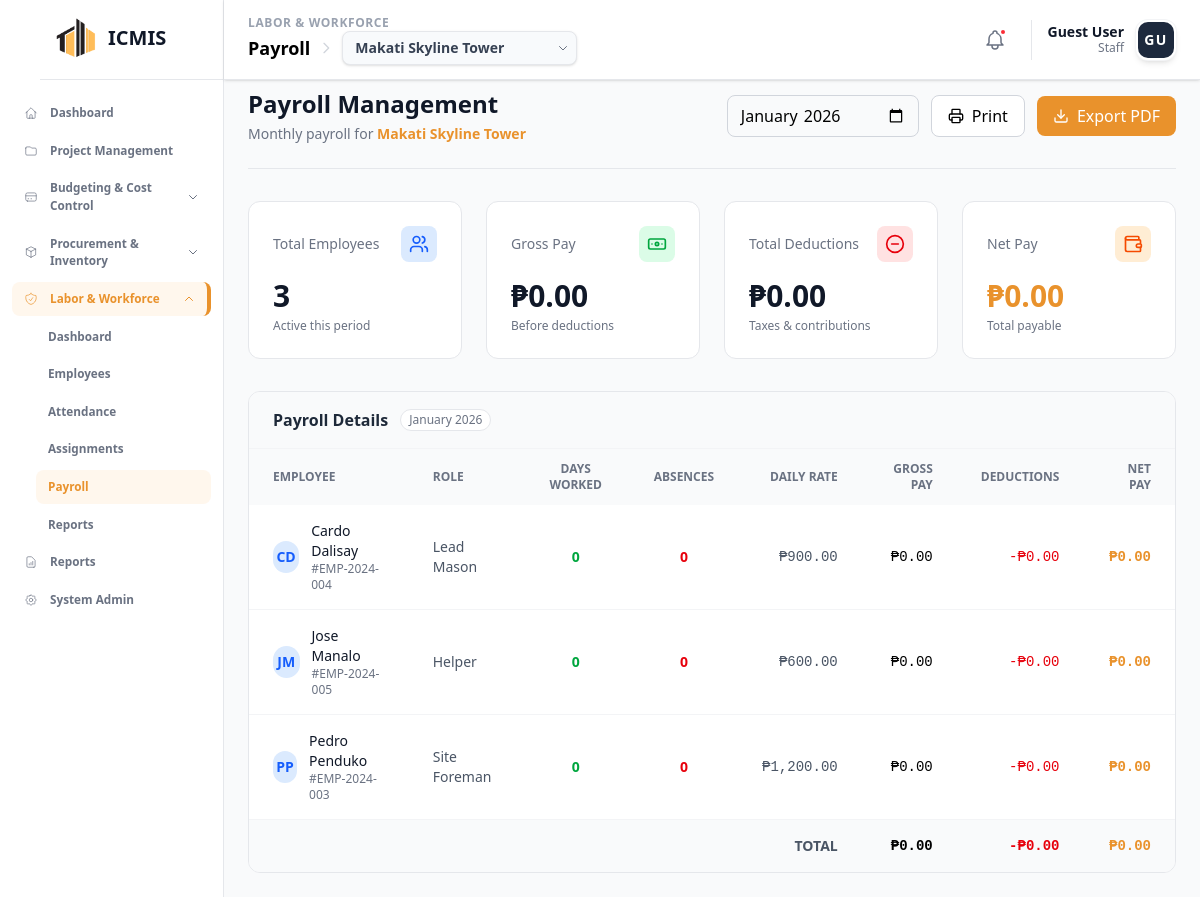
The page /modules/workforce/payroll.php on the database as committed earlier.
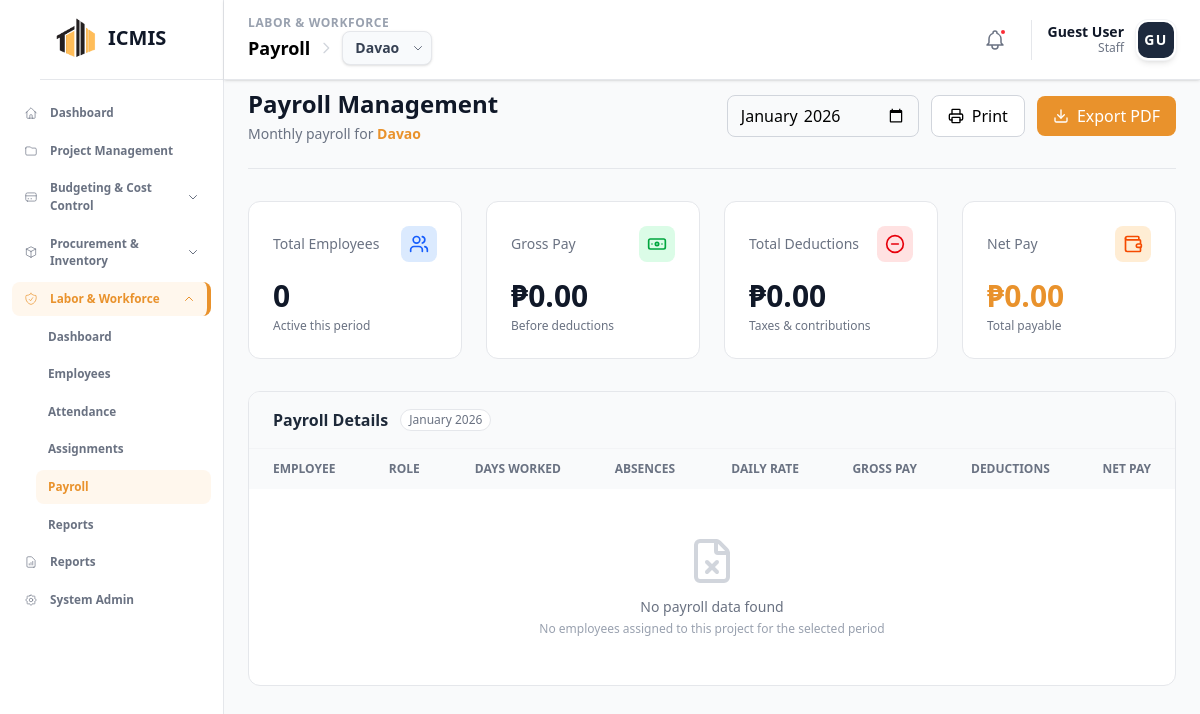
The same page on the database as committed later.
### tables this page shows
CREATE TABLE `icmis_projects` (
  `project_id` int NOT NULL,
  `project_code` varchar(20) NOT NULL,
  `project_name` varchar(255) NOT NULL,
  `description` text,
  `location` varchar(255) DEFAULT NULL,
  `status` enum('Planning','In Progress','Active','On Hold','Completed','Cancelled') DEFAULT 'Planning',
  `start_date` date DEFAULT NULL,
  `end_date` date DEFAULT NULL,
  `completion_rate` decimal(5,2) DEFAULT '0.00',
  `project_manager_id` int DEFAULT NULL,
  `total_budget` decimal(15,2) DEFAULT '0.00'
);

CREATE TABLE `workforce_employees` (
  `employee_id` int NOT NULL,
  `employee_code` varchar(20) NOT NULL,
  `user_id` int DEFAULT NULL,
  `job_title_id` int DEFAULT NULL,
  `first_name` varchar(50) NOT NULL,
  `last_name` varchar(50) NOT NULL,
  `email` varchar(100) DEFAULT NULL,
  `phone` varchar(20) DEFAULT NULL,
  `status` enum('Active','Inactive','Terminated') DEFAULT 'Active',
  `hire_date` date DEFAULT NULL
);

### modules/workforce/project_context.php (called while the page is built, shortened)
<?php
function getProjectContext($conn) {
    $sql = "SELECT project_id FROM icmis_projects WHERE project_id = 1";
    $result = $conn->query($sql);
    if ($result && $result->num_rows > 0) {
        return 1;
    }
    return 0;
}

### modules/workforce/payroll.php (the view, shortened to what the changed rows need)
<?php
include __DIR__ . '/project_context.php';
$conn = getWorkforceConnection();
$selected_project_id = getProjectContext($conn);
$current_project_name = "No Project Selected";
if ($selected_project_id) {
    $stmt = $conn->prepare("SELECT project_name, project_code FROM icmis_projects WHERE project_id = ?");
    $stmt->bind_param("i", $selected_project_id);
    $stmt->execute();
    $res = $stmt->get_result();
    if ($row = $res->fetch_assoc()) {
        $current_project_name = $row['project_name'];
    }
}
$result = $conn->query("SELECT project_id, project_code, project_name FROM icmis_projects ORDER BY project_id DESC");
$payroll_month = isset($_GET['month']) ? $_GET['month'] : date('Y-m');
$start_date = $payroll_month . '-01';
$end_date = date('Y-m-t', strtotime($start_date));
$employees = [];
$payroll_data = [];
if ($selected_project_id) {
    $sql = "SELECT DISTINCT e.employee_id, e.employee_code, e.first_name, e.last_name,
                   a.role, e.status, jt.default_daily_rate, jt.title_name as job_title
            FROM workforce_employees e
            JOIN workforce_assignments a ON e.employee_id = a.employee_id
            LEFT JOIN workforce_job_titles jt ON e.job_title_id = jt.job_title_id
            WHERE a.project_id = ? AND a.status = 'Active' AND e.status = 'Active'
            ORDER BY e.last_name, e.first_name";
    $stmt = $conn->prepare($sql);
    $stmt->bind_param("i", $selected_project_id);
    $stmt->execute();
    $result = $stmt->get_result();
    while ($row = $result->fetch_assoc()) {
        $employees[] = $row;
    }
    foreach ($employees as $emp) {
        $att_sql = "SELECT
                        COUNT(CASE WHEN status = 'Present' THEN 1 END) as present_days,
                        COUNT(CASE WHEN status = 'Late' THEN 1 END) as late_days,
                        COUNT(CASE WHEN status = 'Absent' THEN 1 END) as absent_days,
                        COUNT(CASE WHEN status = 'On Leave' THEN 1 END) as leave_days,
                        SUM(CASE WHEN time_in IS NOT NULL AND time_out IS NOT NULL
                            THEN TIMESTAMPDIFF(HOUR, time_in, time_out) ELSE 0 END) as total_hours
                    FROM workforce_attendance
                    WHERE employee_id = ? AND project_id = ?
                    AND attendance_date BETWEEN ? AND ?";
        $stmt = $conn->prepare($att_sql);
        $stmt->bind_param("iiss", $emp['employee_id'], $selected_project_id, $start_date, $end_date);
        $stmt->execute();
        $att_result = $stmt->get_result();
        $attendance = $att_result->fetch_assoc();
        $daily_rate = floatval($emp['default_daily_rate'] ?? 800);
        $present_days = ($attendance['present_days'] ?? 0) + ($attendance['late_days'] ?? 0);
        $gross_pay = $present_days * $daily_rate;
        $deductions = $gross_pay * 0.05;
        $net_pay = $gross_pay - $deductions;
        $payroll_data[] = [
            'employee_id' => $emp['employee_id'],
            'employee_code' => $emp['employee_code'],
            'first_name' => $emp['first_name'],
            'last_name' => $emp['last_name'],
            'role' => $emp['role'],
            'job_title' => $emp['job_title'] ?? 'N/A',
            'present_days' => $present_days,
            'absent_days' => $attendance['absent_days'] ?? 0,
            'leave_days' => $attendance['leave_days'] ?? 0,
            'total_hours' => $attendance['total_hours'] ?? 0,
            'daily_rate' => $daily_rate,
            'gross_pay' => $gross_pay,
            'deductions' => $deductions,
            'net_pay' => $net_pay
        ];
    }
}
$total_gross = array_sum(array_column($payroll_data, 'gross_pay'));
$total_deductions = array_sum(array_column($payroll_data, 'deductions'));
$total_net = array_sum(array_column($payroll_data, 'net_pay'));
?>
<!DOCTYPE html>
<html lang="en">
<head>
    <?php include __DIR__ . '/../../includes/head_assetsv2.php'; ?>
</head>
<body class="bg-gray-50">
    <?php
        include __DIR__ . '/../../includes/sidebar.php';
        include __DIR__ . '/../../includes/header.php';
    ?>
    <main class="ml-56 mt-16 p-6">
        <div class="max-w-7xl mx-auto">
            <div class="border-b border-gray-200 pb-6 mb-8 no-print">
                <div class="flex items-center justify-between">
                    <div>
                        <h1 class="text-2xl text-gray-900 font-bold">Payroll Management</h1>
                        <p class="text-sm text-gray-500 mt-1">Monthly payroll for <span class="font-semibold text-[#e9922c]"><?php echo htmlspecialchars($current_project_name); ?></span></p>
                    </div>
                </div>
            </div>
            <div class="grid grid-cols-1 md:grid-cols-4 gap-6 mb-8 no-print">
                <div class="bg-white rounded-xl border border-gray-200 p-6">
                    <div class="flex items-center justify-between mb-4">
                        <span class="text-sm font-medium text-gray-500">Total Employees</span>
                        <span class="p-2 bg-blue-100 rounded-lg">
                        </span>
                    </div>
                    <p class="text-3xl font-bold text-gray-900"><?php echo count($payroll_data); ?></p>
                    <p class="text-xs text-gray-500 mt-1">Active this period</p>
                </div>
            </div>
            <div class="bg-white rounded-xl border border-gray-200 overflow-hidden">
                <div class="overflow-x-auto">
                    <table class="w-full text-left border-collapse">
                        <thead class="bg-gray-50 text-xs uppercase text-gray-500 font-semibold">
                            <tr>
                                <th class="px-6 py-3">Employee</th>
                                <th class="px-6 py-3">Role</th>
                                <th class="px-6 py-3 text-center">Days Worked</th>
                                <th class="px-6 py-3 text-center">Absences</th>
                                <th class="px-6 py-3 text-right">Daily Rate</th>
                                <th class="px-6 py-3 text-right">Gross Pay</th>
                                <th class="px-6 py-3 text-right">Deductions</th>
                                <th class="px-6 py-3 text-right">Net Pay</th>
                            </tr>
                        </thead>
                        <tbody class="divide-y divide-gray-100 text-sm">
                            <?php if (empty($payroll_data)): ?>
                            <tr>
                                <td colspan="8" class="px-6 py-12 text-center text-gray-500">
                                    <div class="flex flex-col items-center">
                                        <i data-lucide="file-x" class="w-12 h-12 text-gray-300 mb-3"></i>
                                        <p class="font-medium">No payroll data found</p>
                                        <p class="text-xs text-gray-400 mt-1">No employees assigned to this project for the selected period</p>
                                    </div>
                                </td>
                            </tr>
                            <?php else: ?>
                            <?php foreach ($payroll_data as $row): ?>
                            <tr class="hover:bg-gray-50 transition-colors">
                                <td class="px-6 py-4">
                                    <div class="flex items-center gap-3">
                                        <div class="w-8 h-8 rounded-full bg-blue-100 flex items-center justify-center text-blue-600 text-sm font-bold">
                                            <?php echo strtoupper(substr($row['first_name'], 0, 1) . substr($row['last_name'], 0, 1)); ?>
                                        </div>
                                        <div>
                                            <p class="font-medium text-gray-900"><?php echo htmlspecialchars($row['first_name'] . ' ' . $row['last_name']); ?></p>
                                            <p class="text-xs text-gray-500">#<?php echo htmlspecialchars($row['employee_code']); ?></p>
                                        </div>
                                    </div>
                                </td>
                                <td class="px-6 py-4 text-gray-600"><?php echo htmlspecialchars($row['role'] ?? '-'); ?></td>
                                <td class="px-6 py-4 text-center">
                                    <span class="font-semibold text-green-600"><?php echo $row['present_days']; ?></span>
                                </td>
                                <td class="px-6 py-4 text-center">
                                    <span class="font-semibold text-red-600"><?php echo $row['absent_days']; ?></span>
                                </td>
                                <td class="px-6 py-4 text-right font-mono text-gray-600">₱<?php echo number_format($row['daily_rate'], 2); ?></td>
                                <td class="px-6 py-4 text-right font-mono font-medium">₱<?php echo number_format($row['gross_pay'], 2); ?></td>
                                <td class="px-6 py-4 text-right font-mono text-red-600">-₱<?php echo number_format($row['deductions'], 2); ?></td>
                                <td class="px-6 py-4 text-right font-mono font-bold text-[#e9922c]">₱<?php echo number_format($row['net_pay'], 2); ?></td>
                            </tr>
                            <?php endforeach; ?>
                            <tr class="bg-gray-50 font-bold">
                                <td colspan="5" class="px-6 py-4 text-right uppercase text-gray-600">Total</td>
                                <td class="px-6 py-4 text-right font-mono">₱<?php echo number_format($total_gross, 2); ?></td>
                                <td class="px-6 py-4 text-right font-mono text-red-600">-₱<?php echo number_format($total_deductions, 2); ?></td>
                                <td class="px-6 py-4 text-right font-mono text-[#e9922c]">₱<?php echo number_format($total_net, 2); ?></td>
                            </tr>
                            <?php endif; ?>
                        </tbody>
                    </table>
                </div>
            </div>
        </div>
    </main>
</body>
</html>

### includes/header.php (shortened to what the changed rows need)
<?php
$current_uri = $_SERVER['REQUEST_URI'];
$current_file = basename($_SERVER['PHP_SELF']);
$show_project_selector = (
    strpos($current_uri, '/modules/budget/') !== false ||
    strpos($current_uri, '/modules/procurement/') !== false ||
    strpos($current_uri, '/modules/workforce/') !== false ||
    $current_file === 'dashboard.php'
);
$header_projects = [];
$header_project_id = 0;
if ($show_project_selector) {
    $header_project_id = $_SESSION['selected_project_id'] ?? 0;
    if (isset($conn) && $conn instanceof mysqli) {
        $h_sql = "SELECT project_id, project_code, project_name FROM icmis_projects ORDER BY project_id DESC";
        $h_result = $conn->query($h_sql);
        if ($h_result && $h_result->num_rows > 0) {
            while ($row = $h_result->fetch_assoc()) {
                $header_projects[] = $row;
            }
        }
    }
}
?>
<header class="bg-white border-b border-gray-200 shadow-sm px-6 py-4 fixed top-0 left-56 right-0 z-50 h-20 flex items-center justify-between">
    <div class="flex items-center gap-4">
        <div class="flex flex-col">
            <div class="flex items-center gap-2">
                <?php if ($show_project_selector): ?>
                    <div class="relative group">
                        <?php if (!empty($header_projects)): ?>
                            <select onchange="changeHeaderProject(this.value)" class="appearance-none bg-slate-50 border border-gray-200 hover:border-[#e9922c] text-gray-700 text-sm font-semibold rounded-lg pl-3 pr-8 py-1.5 cursor-pointer focus:outline-none focus:ring-2 focus:ring-[#e9922c] focus:border-transparent transition-all shadow-sm">
                                <?php foreach ($header_projects as $proj): ?>
                                    <option value="<?php echo $proj['project_id']; ?>" <?php echo ($proj['project_id'] == $header_project_id) ? 'selected' : ''; ?>>
                                        <?php echo htmlspecialchars($proj['project_name']); ?>
                                    </option>
                                <?php endforeach; ?>
                            </select>
                        <?php else: ?>
                            <select class="appearance-none bg-slate-50 border border-gray-200 text-gray-400 text-sm font-semibold rounded-lg pl-3 pr-8 py-1.5 cursor-not-allowed shadow-sm" disabled>
                                <option selected>No Projects</option>
                            </select>
                        <?php endif; ?>
                        <div class="pointer-events-none absolute inset-y-0 right-0 flex items-center px-2 text-gray-500">
                        </div>
                    </div>
                <?php endif; ?>
            </div>
        </div>
    </div>
</header>

Rows that differ between the two databases and show on the page:
no longer on this page (row edited): workforce_employees: first_name+last_name "CD", first_name+last_name "Cardo Dalisay", employee_code "EMP-2024-004", role "Lead Mason", present_days "0", absent_days "0", daily_rate "900.00", gross_pay "0.00", deductions "0.00", net_pay "0.00"
no longer on this page (row edited): workforce_employees: first_name+last_name "JM", first_name+last_name "Jose Manalo", employee_code "EMP-2024-005", role "Helper", present_days "0", absent_days "0", daily_rate "600.00", gross_pay "0.00", deductions "0.00", net_pay "0.00"
no longer on this page (row edited): workforce_employees: first_name+last_name "PP", first_name+last_name "Pedro Penduko", employee_code "EMP-2024-003", role "Site Foreman", present_days "0", absent_days "0", daily_rate "1,200.00", gross_pay "0.00", deductions "0.00", net_pay "0.00"
changed icmis_projects: project_name "Makati Skyline Tower" → "Davao"
Other text that changed with them:
form field value: "Makati Skyline Tower" → "Davao"
count($payroll_data): "3" → "0"
$total_gross: "0.00" → (not shown)
$total_deductions: "0.00" → (not shown)
$total_net: "0.00" → (not shown)
text no longer shown: "TOTAL ₱ -₱ ₱"
text now shown: "No payroll data found No employees assigned to this project for the selected period"
